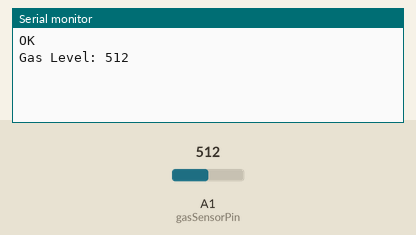
Recording of a sketch running on a simulated Arduino Uno, built with avr-gcc and run on an emulated ATmega328P. Shown: the last lines printed to the serial monitor. The inputs (shaded band) are chosen by the test bench; at power-on: A1 (gasSensorPin) = 512. The modem accepts every AT command (registered, SIM ready, sends succeed) and sends nothing else.

Above: at 4.2 s.
4.3 s: A1 (gasSensorPin) set to 490
At 7.0 s:
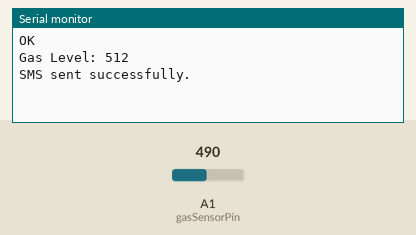
9.2 s: A1 (gasSensorPin) set to 510
At 10.5 s:
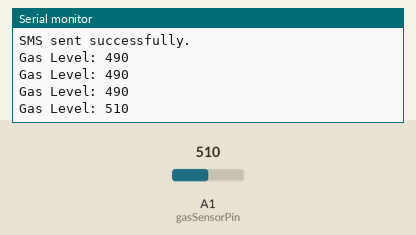
Timing chart, 0 to 12.2 s (numbered marks = the images above; inputs shaded):
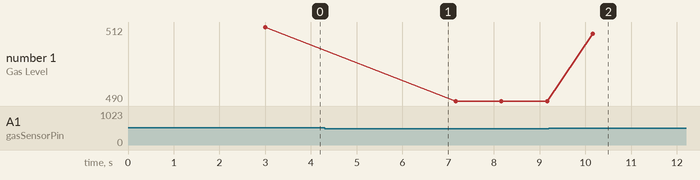

Measured:
- after the input at 9.2 s, the serial monitor: prints a new line after 0.96 s (image 2)
- plotted number 1: 512 → 490 after the input at 4.3 s, 490 → 510 after the input at 9.2 s

The sketch:

code.ino
```cpp
#include <SoftwareSerial.h>

SoftwareSerial gsmSerial(3,2); // RX, TX pins for GSM module
const int gasSensorPin = A1; // MQ2 gas sensor pin
int gasLevel;

void setup() {
  // Start communication with GSM module and Serial Monitor
  gsmSerial.begin(9600);  // GSM module baud rate (usually 9600)
  Serial.begin(9600);     // Serial Monitor baud rate

  pinMode(gasSensorPin, INPUT);

  delay(1000);

  // Send AT command to test GSM module
  gsmSerial.println("AT");
  delay(1000);
  while (gsmSerial.available()) {
    Serial.write(gsmSerial.read());
  }

  // Wait for GSM to be ready
  delay(1000);

}

void loop() {
  gasLevel = analogRead(gasSensorPin);

  Serial.print("Gas Level: ");
  Serial.println(gasLevel);

  if (gasLevel > 500) { // Replace 'threshold' with the desired gas level threshold
    sendSMS("+918290552295", "ALERT: gas leak");
  }

  delay(1000);
}

void sendSMS(String phoneNumber, String message) {
  // Set SMS mode to text mode

  gsmSerial.println("AT+CMGF=1");
  delay(1000);


  // Send recipient phone number
  gsmSerial.print("AT+CMGS=\"");
  gsmSerial.print(phoneNumber);
  gsmSerial.println("\"");
  delay(1000);

  // Send message text
  gsmSerial.println(message);
  delay(100);

  // Send Ctrl+Z to send SMS
  gsmSerial.write(26);  // ASCII code for Ctrl+Z
  delay(1000);


  // Print confirmation to Serial Monitor
  Serial.println("SMS sent successfully.");

}
```
